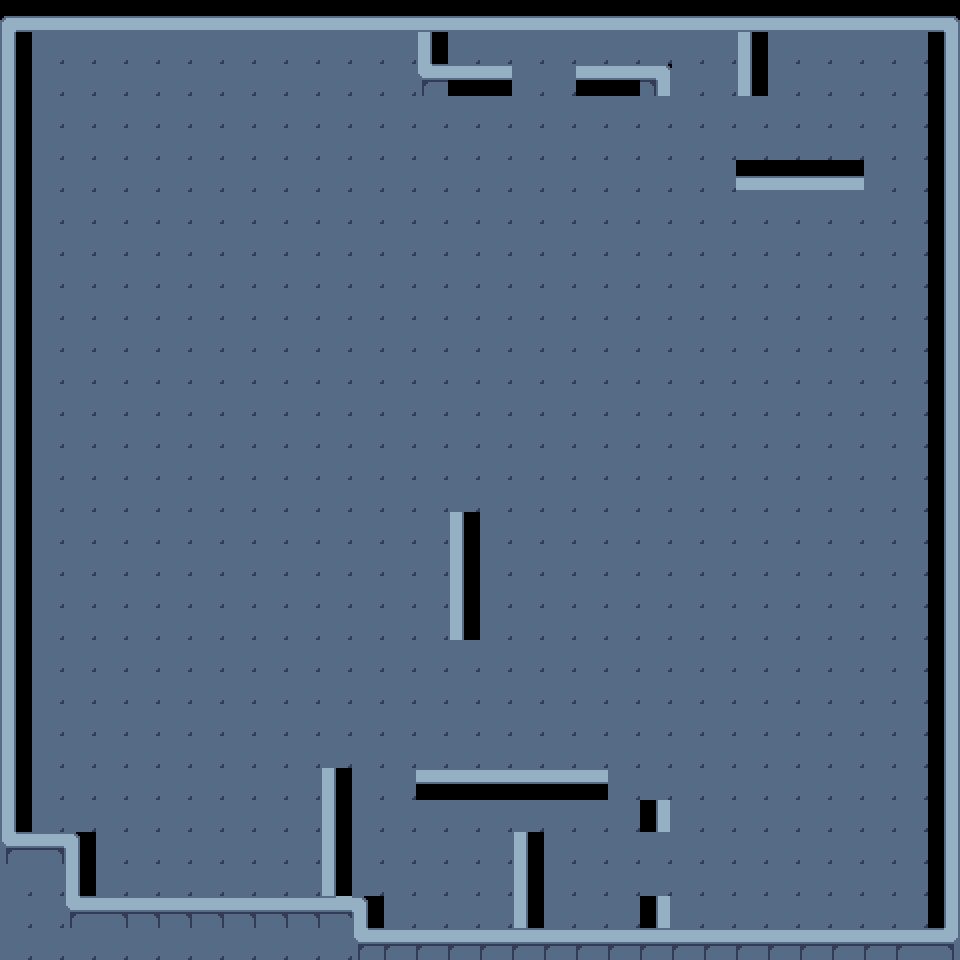

The image is a tile-based game level rendered from a .tmx file. Its description and complete source (layers, tilesets, objects, tile grids) follow:
An orthogonal 30x30 tile map with 32x32 px tiles, 1 tile layer (Collision), 2 tilesets.

<map version="1.8" tiledversion="1.8.1" orientation="orthogonal" renderorder="right-down" width="30" height="30" tilewidth="32" tileheight="32" infinite="0" nextlayerid="7" nextobjectid="1">
 <tileset firstgid="1" source="tech.tsx" />
 <tileset firstgid="3405" source="ui x2.tsx" />
 <layer id="4" name="Collision" width="30" height="30">
  <data encoding="csv">
1610614073,1610614149,1610614149,1610614149,1610614149,1610614149,1610614149,1610614149,1610614149,1610614149,1610614149,1610614149,1610614149,1610614149,1610614149,1610614149,1610614149,1610614149,1610614149,1610614149,1610614149,1610614149,1610614149,1610614149,1610614149,1610614149,1610614149,1610614149,1610614149,2684355910,
1261,226,226,226,226,226,226,226,226,226,226,226,226,1261,226,226,226,226,226,226,226,226,226,373,226,226,226,226,226,316,
1261,226,226,226,226,226,226,226,226,226,226,226,226,1335,2684355973,2684355973,226,226,2684355973,2684355973,1198,226,226,373,226,226,226,226,226,316,
1261,226,226,226,226,226,226,226,226,226,226,226,226,226,226,226,226,226,226,226,226,226,226,226,226,226,226,226,226,316,
1261,226,226,226,226,226,226,226,226,226,226,226,226,226,226,226,226,226,226,226,226,226,226,226,226,226,226,226,226,316,
1261,226,226,226,226,226,226,226,226,226,226,226,226,226,226,226,226,226,226,226,226,226,226,1610613405,1610613405,1610613405,1610613405,226,226,316,
1261,226,226,226,226,226,226,226,226,226,226,226,226,226,226,226,226,226,226,226,226,226,226,226,226,226,226,226,226,316,
1261,226,226,226,226,226,226,226,226,226,226,226,226,226,226,226,226,226,226,226,226,226,226,226,226,226,226,226,226,316,
1261,226,226,226,226,226,226,226,226,226,226,226,226,226,226,226,226,226,226,226,226,226,226,226,226,226,226,226,226,316,
1261,226,226,226,226,226,226,226,226,226,226,226,226,226,226,226,226,226,226,226,226,226,226,226,226,226,226,226,226,316,
1261,226,226,226,226,226,226,226,226,226,226,226,226,226,226,226,226,226,226,226,226,226,226,226,226,226,226,226,226,316,
1261,226,226,226,226,226,226,226,226,226,226,226,226,226,226,226,226,226,226,226,226,226,226,226,226,226,226,226,226,316,
1261,226,226,226,226,226,226,226,226,226,226,226,226,226,226,226,226,226,226,226,226,226,226,226,226,226,226,226,226,316,
1261,226,226,226,226,226,226,226,226,226,226,226,226,226,226,226,226,226,226,226,226,226,226,226,226,226,226,226,226,316,
1261,226,226,226,226,226,226,226,226,226,226,226,226,226,226,226,226,226,226,226,226,226,226,226,226,226,226,226,226,316,
1261,226,226,226,226,226,226,226,226,226,226,226,226,226,226,226,226,226,226,226,226,226,226,226,226,226,226,226,226,316,
1261,226,226,226,226,226,226,226,226,226,226,226,226,226,373,226,226,226,226,226,226,226,226,226,226,226,226,226,226,316,
1261,226,226,226,226,226,226,226,226,226,226,226,226,226,373,226,226,226,226,226,226,226,226,226,226,226,226,226,226,316,
1261,226,226,226,226,226,226,226,226,226,226,226,226,226,373,226,226,226,226,226,226,226,226,226,226,226,226,226,226,316,
1261,226,226,226,226,226,226,226,226,226,226,226,226,226,373,226,226,226,226,226,226,226,226,226,226,226,226,226,226,316,
1261,226,226,226,226,226,226,226,226,226,226,226,226,226,226,226,226,226,226,226,226,226,226,226,226,226,226,226,226,316,
1261,226,226,226,226,226,226,226,226,226,226,226,226,226,226,226,226,226,226,226,226,226,226,226,226,226,226,226,226,316,
1261,226,226,226,226,226,226,226,226,226,226,226,226,226,226,226,226,226,226,226,226,226,226,226,226,226,226,226,226,1278,
1261,226,226,226,226,226,226,226,226,226,226,226,226,226,226,226,226,226,226,226,226,226,226,226,226,226,226,226,226,1278,
1261,226,226,226,226,226,226,226,226,226,1413,226,226,2684355973,2684355973,2684355973,2684355973,2684355973,2684355973,226,226,226,226,226,226,226,226,226,226,1278,
1261,226,226,226,226,226,226,226,226,226,1413,226,226,226,226,226,226,226,226,226,3221226885,226,226,226,226,226,226,226,226,1278,
1335,1336,1337,226,226,226,226,226,226,226,1413,226,226,226,226,226,1413,226,226,226,226,226,226,226,226,226,226,226,226,1278,
226,226,1261,226,226,226,226,226,226,226,1413,226,226,226,226,226,1413,226,226,226,226,226,226,226,226,226,226,226,226,1278,
226,226,1335,1336,1336,1336,1336,1336,1336,1336,1496,1337,226,226,226,226,1413,226,226,226,3221226885,226,226,226,226,226,226,226,226,1278,
226,226,226,226,226,226,226,226,226,226,226,1485,1351,1351,1351,1351,1351,1351,1351,1351,1351,1351,1351,1351,1351,1351,1351,1351,1351,1352
</data>
 </layer>
</map>
